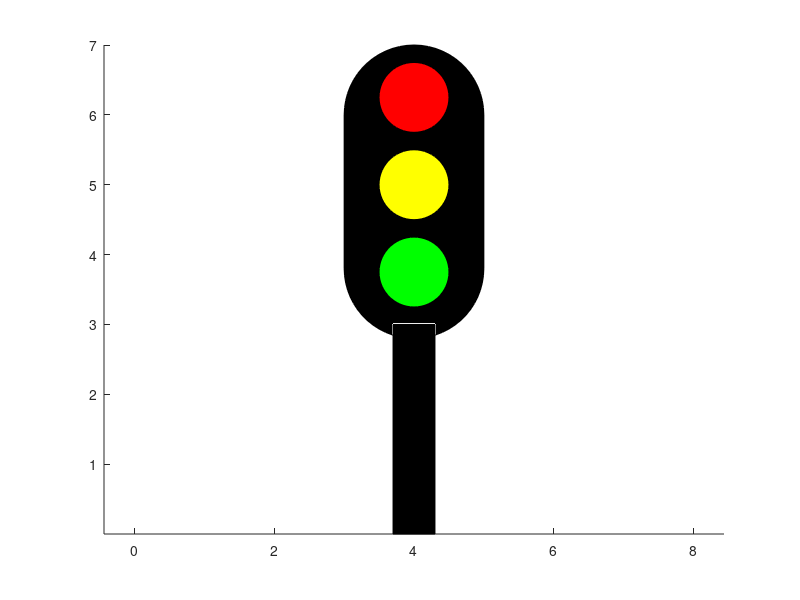

MATLAB code to generate this figure:
%plot trafic light 
rectangle('Position',[3.7 0 0.6 3],'FaceColor',[0 0 0]);
rectangle('Position',[3 2.8 2 4.2],'Curvature',1,'FaceColor',[0 0 0]);
pos1 = [3.5 3.25 1 1];
pos2 = [3.5 4.5 1 1];
pos3 = [3.5 5.75 1 1];
rectangle('Position',pos1,'Curvature',[1 1],'FaceColor',[0 1 0]);
rectangle('Position',pos2,'Curvature',[1 1],'FaceColor',[1 1 0]);
rectangle('Position',pos3,'Curvature',[1 1],'FaceColor',[1 0 0]);
axis equal;

